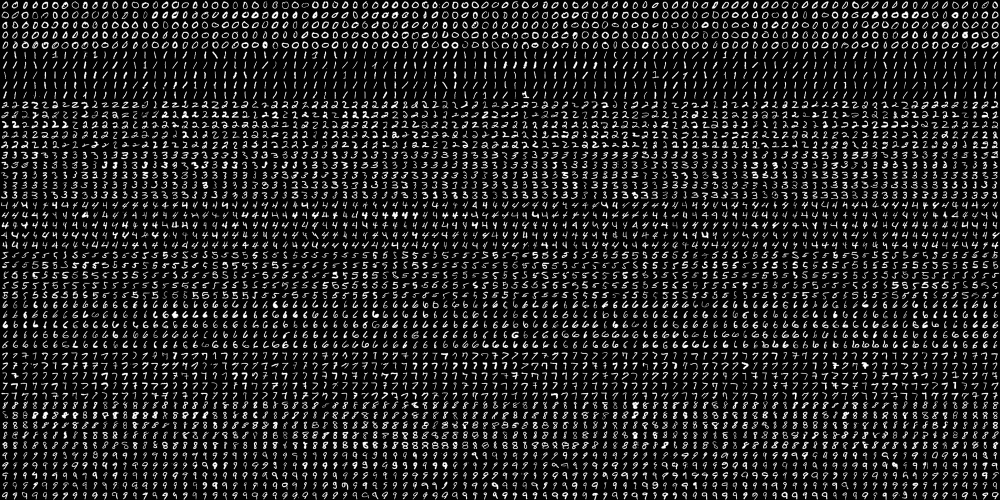
#> input picture Assignment 2/training_digits.png, 2000 x 1000 px (shown at 1/2 size)
$ python classification_model.py
#> lines starting #> are read from the running program, lines starting #| are printed output that depends on the picture
import cv2 as cv
import numpy

DIGITS_FILE = 'training_digits.png'
MODEL_OUTPUT_FILE = 'classification_model.bin'
DIGIT_SIZE = 20
DIGITS = 10
DIGIT_ROWS = 5
SVM_C = 1
ITERATIONS = 100
EPSILON = 0.001

digits = cv.imread(DIGITS_FILE, cv.IMREAD_GRAYSCALE)
#> digits is the input picture: shape (1000, 2000); min 0, max 255, mean 33.8
rows = [digits[i * DIGIT_SIZE: (i + 1) * DIGIT_SIZE] for i in range(DIGITS * DIGIT_ROWS)]
#> rows = 50 items
rows = [r.T.reshape((-1, DIGIT_SIZE, DIGIT_SIZE)) for r in rows]
digits = numpy.array([numpy.concatenate(rows[i * DIGIT_ROWS:(i + 1) * DIGIT_ROWS], 0) for i in range(DIGITS)])
labels = numpy.array([numpy.full((d.shape[0]), l, numpy.int) for l, d in enumerate(digits)])

features = digits.reshape((digits.shape[0], digits.shape[1], DIGIT_SIZE * DIGIT_SIZE)).astype(numpy.float32)
mins = numpy.min(features, 2)
maxs = numpy.max(features, 2)
features = (features - mins[:, :, numpy.newaxis]) / (maxs - mins)[:, :, numpy.newaxis]

training_inputs, test_inputs = numpy.split(features, 2, 1)
training_inputs = training_inputs.reshape((training_inputs.shape[0] * training_inputs.shape[1], -1))
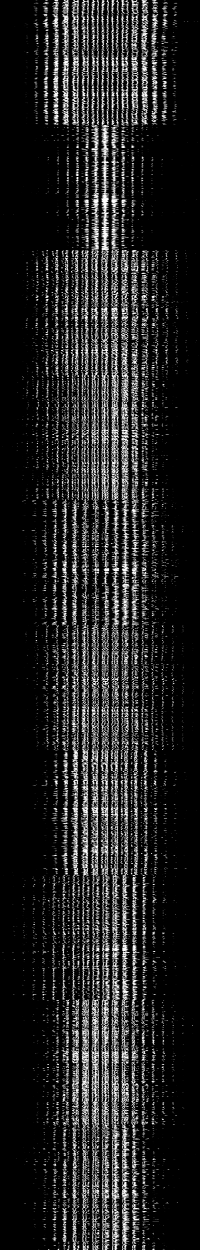
#> training_inputs: shape (2500, 400) float32 (shown at 1/2 size); min 0, max 1, mean 0.134
test_inputs = test_inputs.reshape((test_inputs.shape[0] * test_inputs.shape[1], -1))
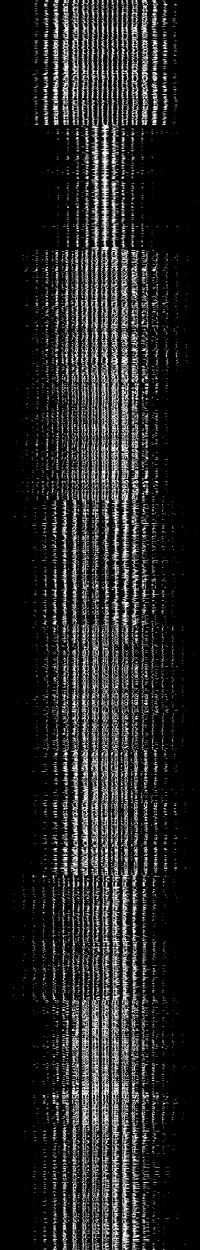
#> test_inputs: shape (2500, 400) float32 (shown at 1/2 size); min 0, max 1, mean 0.132
training_labels, test_labels = numpy.split(labels, 2, 1)
training_labels = training_labels.ravel()
#> training_labels = 2500 values from 0 to 9
test_labels = test_labels.ravel()
#> test_labels = 2500 values from 0 to 9

svm = cv.ml.SVM_create()
svm.setKernel(cv.ml.SVM_RBF)
svm.setType(cv.ml.SVM_C_SVC)
svm.setC(SVM_C)
svm.setGamma(0.1)
svm.setTermCriteria((cv.TERM_CRITERIA_MAX_ITER + cv.TERM_CRITERIA_EPS, ITERATIONS, EPSILON))
svm.train(training_inputs, cv.ml.ROW_SAMPLE, training_labels)
svm.save(MODEL_OUTPUT_FILE)

for name, inputs, labels in [('training', training_inputs, training_labels), ('test', test_inputs, test_labels)]:
    predictions = svm.predict(inputs)[1]
    predictions = predictions.ravel()
    accuracy = numpy.sum(predictions == labels) / inputs.shape[0]
    print(f'{name}: {round(accuracy * 100, 2)}% accuracy')

    confusion_matrix = numpy.empty((10, 10), numpy.uint16)
    for i in range(10):
        label_mask = labels == i
        for j in range(10):
            prediction_mask = predictions == j
            confusion_matrix[i, j] = numpy.sum(numpy.logical_and(label_mask, prediction_mask))

    cell_width = max(len(str(e)) for e in confusion_matrix.ravel())
    cell_header = '  | ' + ' '.join(str(e).rjust(cell_width) for e in range(10))
    print(cell_header)
    print('-' * len(cell_header))
    for i, row in enumerate(confusion_matrix):
        row_str = ' '.join((str(e).rjust(cell_width) for e in row))
        print(f'{i} | {row_str}')

    print()
#> this loop made 2 passes
#> (name, accuracy, cell_width) on passes 1 to 2: ('training', 0.999, 3), ('test', 0.949, 3)
#> (printed output is left out)
